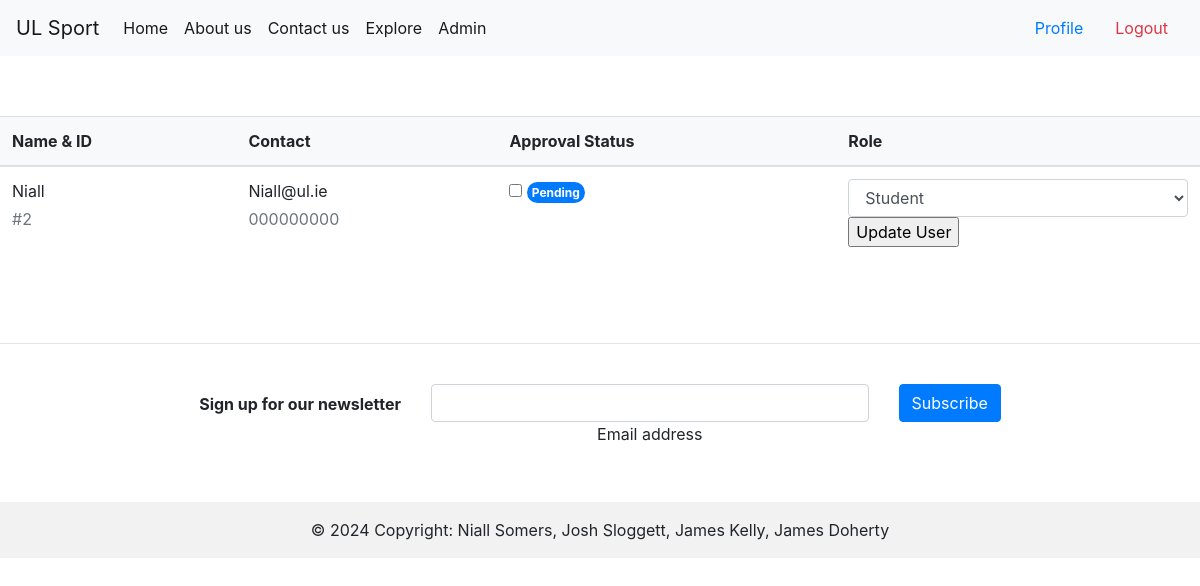
The page /admin (signed in) on the database as committed earlier.
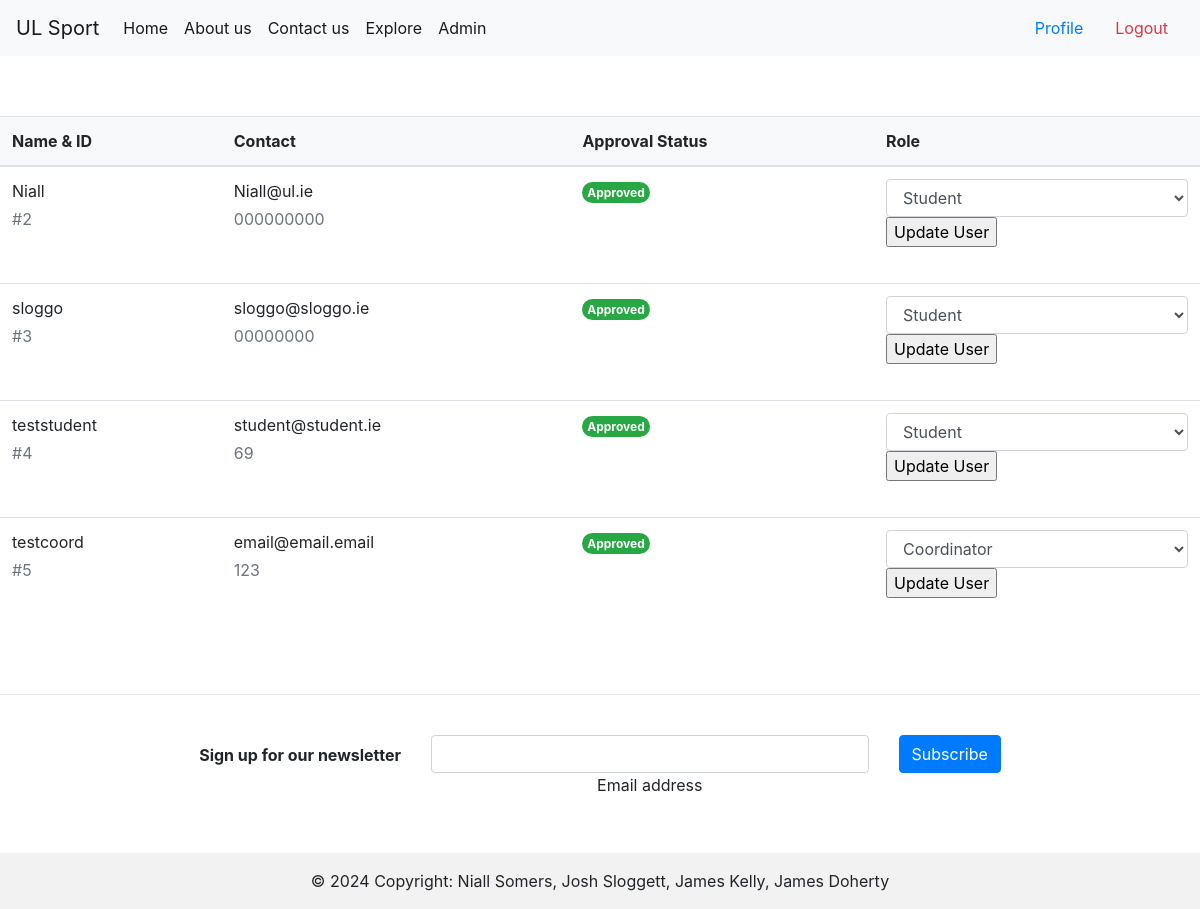
The same page on the database as committed later.
### tables this page shows
CREATE TABLE Users (
    UserID INTEGER PRIMARY KEY AUTOINCREMENT,
    Username TEXT NOT NULL,
    Password TEXT NOT NULL,
    Contact TEXT NOT NULL,
    Email TEXT NOT NULL,
    Role TEXT NOT NULL,
    ApprovalStatus TEXT DEFAULT 'Pending',
    CreatedAt TIMESTAMP DEFAULT CURRENT_TIMESTAMP,
    UpdatedAt TIMESTAMP DEFAULT CURRENT_TIMESTAMP
);

### permissionpages.py (the view)
def admin():
    if current_user is None:
        return render_template('/home.html',)
    else:
        conn = db.connect('db/user_data.db')
        cursor = conn.cursor()
        cursor.execute('SELECT * FROM Users WHERE UserID = ?', (current_user.id,))
        role_data = cursor.fetchone()
        cursor.execute('SELECT userid, username, email, contact, role, approvalstatus FROM Users WHERE Role != \'Admin\'')
        user_data = cursor.fetchall()
        return render_template('/admin.html', current_user=current_user, role=role_data[5], users_data=user_data)

### app.py (called while the page is built, shortened)
@login_manager.user_loader
def load_user(user_id):
    conn = db.connect('db/user_data.db')
    cursor = conn.cursor()
    cursor.execute('SELECT * FROM Users WHERE UserID = ?', (user_id,))
    user_data = cursor.fetchone()
    conn.close()
    if user_data:
        return auth.User(user_data[0], user_data[1])

@app.context_processor
def utility_processor():
    def current_user_data():
        if current_user.is_authenticated:
            conn = db.connect('db/user_data.db')
            cursor = conn.cursor()
            cursor.execute('SELECT * FROM Users WHERE UserID = ?', (current_user.id,))
            currentUsrData = cursor.fetchone()
            userData = auth.USERDATA(
                currentUsrData[1],
                currentUsrData[3],
                currentUsrData[4],
                currentUsrData[5],
                currentUsrData[6]
            )
            print(userData.role)
            return userData
    return dict(user_data=current_user_data())

### templates/admin.html (shortened to what this page needs)
{% extends "base.html" %}
{% block content %}
    <div id="content">
        {% if role == 'Admin' %}
        <table class="table align-middle mb-0 bg-white">
            <thead class="bg-light">
            <tr>
                <th>Name & ID</th>
                <th>Contact</th>
                <th>Approval Status</th>
                <th>Role</th>
            </tr>
            </thead>
            <tbody>
        {% for data in users_data %}
          <tr>
            <td>
              <div class="d-flex align-items-center">
                <div class="ms-3">
                  <p class="fw-bold mb-1">{{data[1]}}</p>
                  <p class="text-muted mb-0">#{{data[0]}}</p>
                </div>
              </div>
            </td>
            <td>
              <p class="fw-normal mb-1">{{data[2]}}</p>
              <p class="text-muted mb-0">{{data[3]}}</p>
            </td>
              <form method="post" action="{{ url_for('updateMember') }}">
            {% if data[5] != 'Pending' %}
            <td>
              <span class="badge badge-success rounded-pill d-inline">{{data[5]}}</span>
            </td>
            {% else %}
            <td>
                <input type="checkbox" name="approval"/>
                <span class="badge badge-primary rounded-pill d-inline">{{data[5]}}</span>
            </td>
            {% endif %}
            <td>
                <div class="form-outline mb-4">
                        <select class="select form-control" id="select" name="role">
                            <option value="Coordinator" {% if data[4] == "Coordinator" %}selected{% endif %}>Coordinator</option>
                            <option value="Student" {% if data[4] == "Student" %}selected{% endif %}>Student</option>
                        </select>
                        <input type="submit" value="Update User"/>
                </div>
            </td>
                  </form>
          </tr>
          {% endfor %}
        </tbody>
      </table>
        {% else %}
        <p>{{current_user.username}} is not authorized to access this page!</p>
        {% endif %}
    </div>
{% endblock %}

### templates/base.html (shortened to what this page needs)
<!DOCTYPE html>
<html lang="en">
<head>
        <link rel="stylesheet" href="https://cdn.jsdelivr.net/npm/bootstrap@4.6.2/dist/css/bootstrap.min.css">
</head>
<body>
    <nav class="navbar navbar-expand-lg navbar-light bg-light navbar sticky-top">
        <a class="navbar-brand" href="#">UL Sport</a>
        <div class="collapse navbar-collapse" id="navbarSupportedContent">
          <ul class="navbar-nav mr-auto">
            <li class="nav-item active">
              <a class="nav-link" href="{{url_for('home')}}">Home <span class="sr-only">(current)</span></a>
            </li>
            <li class="nav-item active">
              <a class="nav-link" href="{{url_for('about')}}">About us<span class="sr-only">(current)</span></a>
            </li>
            <li class="nav-item active">
              <a class="nav-link" href="{{url_for('contact')}}">Contact us<span class="sr-only">(current)</span></a>
            </li>
            <li class="nav-item active">
              <a class="nav-link" href="{{url_for('explore')}}">Explore<span class="sr-only">(current)</span></a>
            </li>
              {% if user_data.role == 'Admin' %}
            <li class="nav-item active">
              <a class="nav-link" href="{{url_for('admin')}}">Admin<span class="sr-only">(current)</span></a>
            </li>
              {% endif %}
          </ul>
            {% if not current_user.is_authenticated %}
            <a class="nav-link" href="{{url_for('login')}}">Login<span class="sr-only">(current)</span></a>
            {% else %}
            <a class="nav-link" href="{{url_for('profile')}}">Profile<span class="sr-only">(current)</span></a>
            <a class="nav-link text-danger" href="{{url_for('logout')}}">Logout<span class="sr-only">(current)</span></a>
            {% endif %}
          </div>
      </nav>
    <div id="content">
        {% block content %}{% endblock %}
    </div>
    <footer class="bg-body-tertiary text-center">
      <hr>
        <div class="container p-4 pb-0">
          <section class="">
            <form action="">
              <div class="row d-flex justify-content-center">
                <div class="col-auto">
                  <p class="pt-2">
                    <strong>Sign up for our newsletter</strong>
                  </p>
                </div>
                <div class="col-md-5 col-12">
                  <div data-mdb-input-init class="form-outline mb-4">
                    <input type="email" id="form5Example26" class="form-control" />
                    <label class="form-label" for="form5Example26">Email address</label>
                  </div>
                </div>
                <div class="col-auto">
                  <button data-mdb-ripple-init type="submit" class="btn btn-primary mb-4">
                    Subscribe
                  </button>
                </div>
              </div>
            </form>
          </section>
        </div>
        <div class="text-center p-3" style="background-color: rgba(0, 0, 0, 0.05);">
          © 2024 Copyright:
          <a class="text-body" href="https://mdbootstrap.com/">Niall Somers, Josh Sloggett, James Kelly, James Doherty</a>
        </div>
      </footer>
</body>
</html>

### templates/base.html (style rules this page uses)
footer { bottom:0; width: 100%; margin-top: 5%; }
body { min-height: 100vh; overflow-x: hidden; }
nav { margin-bottom: 5%; }

Rows that differ between the two databases and show on the page:
changed Users "Niall": approval "☐" → (not shown); ApprovalStatus "Pending" → "Approved"
added Users: Username "sloggo", UserID "3", Email "sloggo@sloggo.ie", Contact "00000000", ApprovalStatus "Approved", role "Student"
added Users: Username "teststudent", UserID "4", Email "student@student.ie", Contact "69", ApprovalStatus "Approved", role "Student"
added Users: Username "testcoord", UserID "5", Email "email@email.email", Contact "123", ApprovalStatus "Approved", role "Coordinator"
